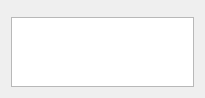
<?xml version="1.0" encoding="UTF-8"?>
<ui version="4.0">
 <class>MyWgt</class>
 <widget class="QWidget" name="MyWgt">
  <property name="geometry">
   <rect>
    <x>0</x>
    <y>0</y>
    <width>205</width>
    <height>94</height>
   </rect>
  </property>
  <property name="windowTitle">
   <string/>
  </property>
  <layout class="QGridLayout" name="gridLayout">
   <item row="0" column="0">
    <widget class="QStackedWidget" name="st_wgt"/>
   </item>
   <item row="1" column="0">
    <widget class="QGraphicsView" name="graph_view"/>
   </item>
  </layout>
 </widget>
 <resources/>
 <connections/>
</ui>
